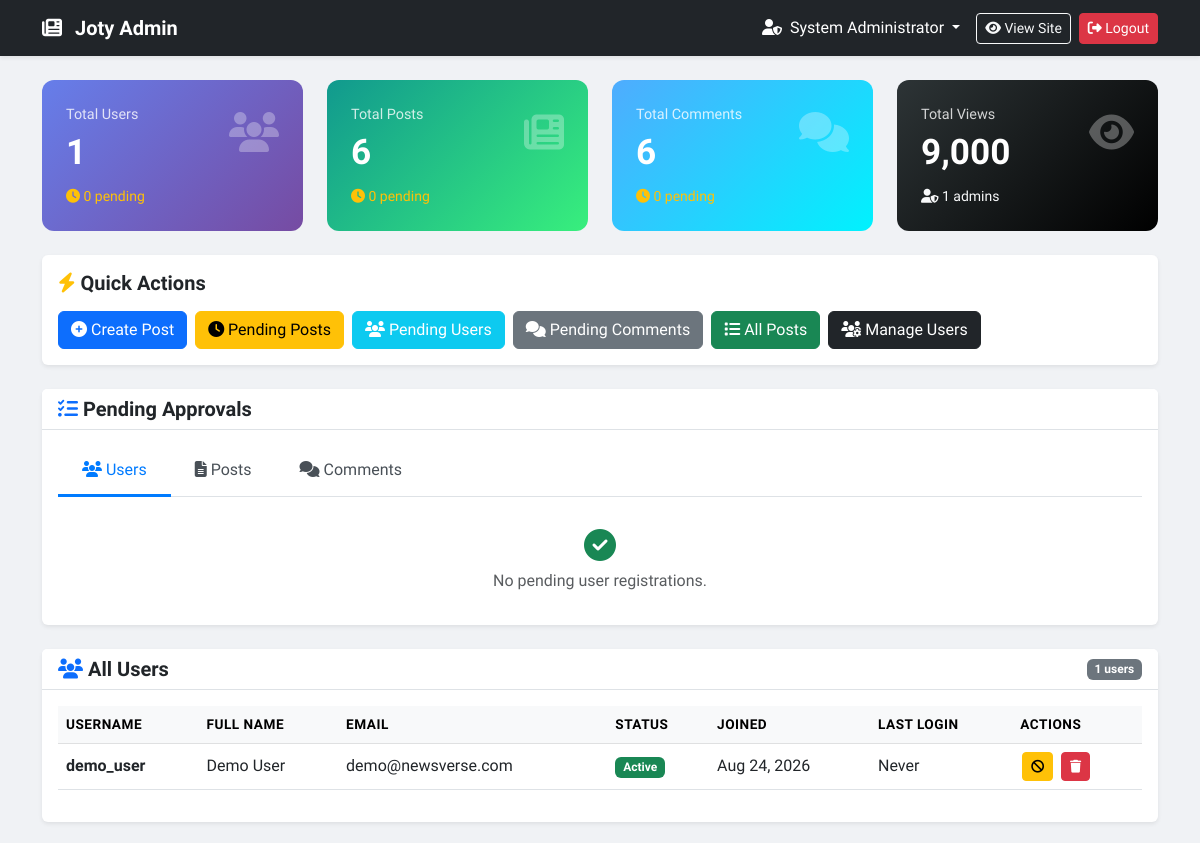
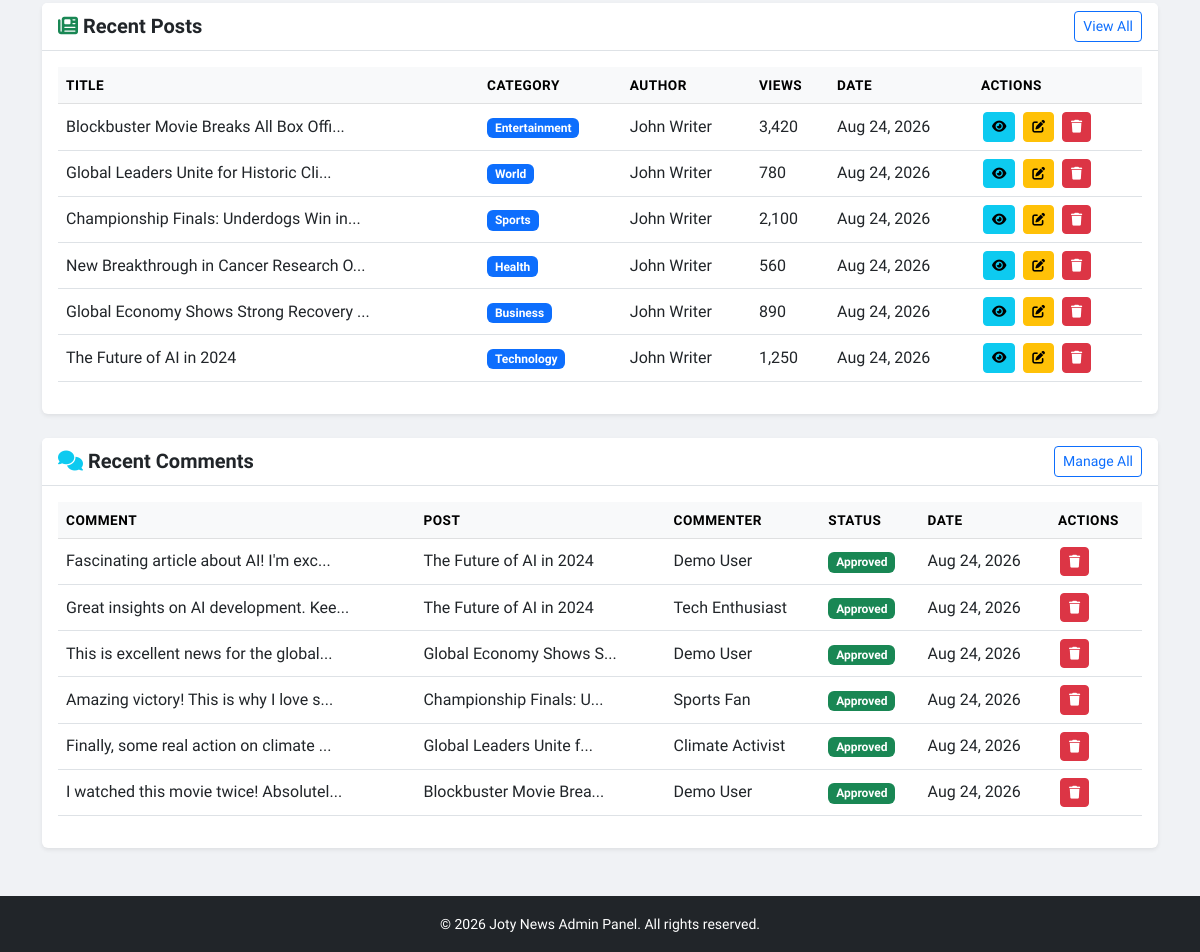
Page /admin_dashboard.php (signed in) on the committed database (2 pictures, top to bottom).
### tables this page shows
CREATE TABLE users (
    id INT AUTO_INCREMENT PRIMARY KEY,
    username VARCHAR(50) NOT NULL UNIQUE,
    email VARCHAR(100) NOT NULL UNIQUE,
    password VARCHAR(255) NOT NULL,
    full_name VARCHAR(100) NOT NULL,
    bio TEXT,
    profile_image VARCHAR(255) DEFAULT NULL,
    role ENUM('admin', 'writer', 'user') DEFAULT 'user',
    status ENUM('active', 'inactive', 'suspended') DEFAULT 'active',
    approved TINYINT(1) DEFAULT 0,
    email_verified TINYINT(1) DEFAULT 0,
    created_at TIMESTAMP DEFAULT CURRENT_TIMESTAMP,
    updated_at TIMESTAMP DEFAULT CURRENT_TIMESTAMP ON UPDATE CURRENT_TIMESTAMP,
    last_login TIMESTAMP NULL,
    registration_ip VARCHAR(45) DEFAULT NULL,
    INDEX idx_username (username),
    INDEX idx_email (email),
    INDEX idx_role (role),
    INDEX idx_approved (approved),
    INDEX idx_status (status)
);

CREATE TABLE posts (
    id INT AUTO_INCREMENT PRIMARY KEY,
    category VARCHAR(100) NOT NULL,
    sub_category VARCHAR(100) DEFAULT NULL,
    is_latest TINYINT(1) DEFAULT 0,
    is_featured TINYINT(1) DEFAULT 0,
    is_breaking TINYINT(1) DEFAULT 0,
    title VARCHAR(255) NOT NULL,
    slug VARCHAR(255) DEFAULT NULL,
    excerpt TEXT,
    content LONGTEXT NOT NULL,
    author_name VARCHAR(100) NOT NULL,
    author_image VARCHAR(255) DEFAULT NULL,
    main_image VARCHAR(255) NOT NULL,
    gallery_images TEXT DEFAULT NULL,
    video_url VARCHAR(255) DEFAULT NULL,
    status ENUM('draft', 'pending', 'published', 'archived', 'rejected') DEFAULT 'pending',
    approved TINYINT(1) DEFAULT 0,
    created_by INT DEFAULT NULL,
    submitted_by INT DEFAULT NULL,
    approved_by INT DEFAULT NULL,
    created_at TIMESTAMP DEFAULT CURRENT_TIMESTAMP,
    updated_at TIMESTAMP DEFAULT CURRENT_TIMESTAMP ON UPDATE CURRENT_TIMESTAMP,
    submission_date TIMESTAMP DEFAULT CURRENT_TIMESTAMP,
    approved_at TIMESTAMP NULL,
    published_at TIMESTAMP NULL,
    view_count INT DEFAULT 0,
    likes_count INT DEFAULT 0,
    bookmark_count INT DEFAULT 0,
    comment_count INT DEFAULT 0,
    read_time VARCHAR(20) DEFAULT '2 min read',
    tags TEXT DEFAULT NULL,
    INDEX idx_category (category),
    INDEX idx_status (status),
    INDEX idx_approved (approved),
    INDEX idx_is_latest (is_latest),
    INDEX idx_is_featured (is_featured),
    INDEX idx_is_breaking (is_breaking),
    INDEX idx_created_at (created_at),
    INDEX idx_submitted_by (submitted_by),
    INDEX idx_slug (slug),
    FOREIGN KEY (created_by) REFERENCES users(id) ON DELETE SET NULL,
    FOREIGN KEY (submitted_by) REFERENCES users(id) ON DELETE SET NULL,
    FOREIGN KEY (approved_by) REFERENCES users(id) ON DELETE SET NULL
);

CREATE TABLE comments (
    id INT AUTO_INCREMENT PRIMARY KEY,
    post_id INT NOT NULL,
    user_id INT DEFAULT NULL,
    parent_id INT DEFAULT NULL,
    commenter_name VARCHAR(100) NOT NULL,
    commenter_email VARCHAR(100) NOT NULL,
    comment_text TEXT NOT NULL,
    status ENUM('pending', 'approved', 'rejected') DEFAULT 'pending',
    likes_count INT DEFAULT 0,
    created_at TIMESTAMP DEFAULT CURRENT_TIMESTAMP,
    updated_at TIMESTAMP DEFAULT CURRENT_TIMESTAMP ON UPDATE CURRENT_TIMESTAMP,
    INDEX idx_post_id (post_id),
    INDEX idx_user_id (user_id),
    INDEX idx_parent_id (parent_id),
    INDEX idx_status (status),
    FOREIGN KEY (post_id) REFERENCES posts(id) ON DELETE CASCADE,
    FOREIGN KEY (user_id) REFERENCES users(id) ON DELETE SET NULL,
    FOREIGN KEY (parent_id) REFERENCES comments(id) ON DELETE CASCADE
);

### admin_dashboard.php (the view, shortened to what the rows shown need)
<?php
include 'db.php';
$stmt = $pdo->query("SELECT * FROM posts WHERE approved = 1 ORDER BY created_at DESC LIMIT 10");
$recent_posts = $stmt->fetchAll();
$stmt = $pdo->query("SELECT * FROM users WHERE role = 'user' ORDER BY created_at DESC");
$all_users = $stmt->fetchAll();
$stmt = $pdo->query("
    SELECT c.*, p.title as post_title
    FROM comments c
    LEFT JOIN posts p ON c.post_id = p.id
    WHERE c.status = 'approved'
    ORDER BY c.created_at DESC
    LIMIT 10
");
$recent_comments = $stmt->fetchAll();
?>
<!DOCTYPE html>
<html lang="en">
<head>
    <link href="https://cdn.jsdelivr.net/npm/bootstrap@5.3.0/dist/css/bootstrap.min.css" rel="stylesheet">
    <link rel="stylesheet" href="https://cdnjs.cloudflare.com/ajax/libs/font-awesome/6.4.0/css/all.min.css">
</head>
<body>
<div class="container mt-4">
    <div class="card shadow-sm border-0 mb-4" id="allUsers">
        <div class="card-body">
            <div class="table-responsive">
                <table class="table table-hover" id="usersTable">
                    <thead class="table-light">
                        <tr>
                            <th>Username</th>
                            <th>Full Name</th>
                            <th>Email</th>
                            <th>Status</th>
                            <th>Joined</th>
                            <th>Last Login</th>
                            <th>Actions</th>
                        </tr>
                    </thead>
                    <tbody>
                        <?php if(count($all_users) > 0): ?>
                            <?php foreach($all_users as $user): ?>
                            <tr>
                                <td><strong><?= htmlspecialchars($user['username']) ?></strong></td>
                                <td><?= htmlspecialchars($user['full_name']) ?></td>
                                <td><?= htmlspecialchars($user['email']) ?></td>
                                <td>
                                    <span class="badge bg-<?= $user['approved'] ? ($user['status'] == 'active' ? 'success' : 'warning') : 'secondary' ?>">
                                        <?= $user['approved'] ? ucfirst($user['status']) : 'Pending' ?>
                                    </span>
                                </td>
                                <td><?= date('M d, Y', strtotime($user['created_at'])) ?></td>
                                <td><?= $user['last_login'] ? date('M d, Y', strtotime($user['last_login'])) : 'Never' ?></td>
                                <td>
                                    <?php if(!$user['approved']): ?>
                                        <a href="?approve_user=<?= $user['id'] ?>" class="btn btn-success btn-sm action-btn"
                                           onclick="return confirm('Approve this user?')">
                                            <i class="fas fa-check"></i>
                                        </a>
                                    <?php else: ?>
                                        <?php if($user['status'] == 'active'): ?>
                                            <a href="?suspend_user=<?= $user['id'] ?>" class="btn btn-warning btn-sm action-btn"
                                               onclick="return confirm('Suspend this user?')">
                                                <i class="fas fa-ban"></i>
                                            </a>
                                        <?php endif; ?>
                                    <?php endif; ?>
                                    <a href="?delete_user=<?= $user['id'] ?>" class="btn btn-danger btn-sm action-btn"
                                       onclick="return confirm('Delete this user? This action cannot be undone!')">
                                        <i class="fas fa-trash"></i>
                                    </a>
                                </td>
                            </tr>
                            <?php endforeach; ?>
                        <?php else: ?>
                            <tr>
                                <td colspan="7" class="text-center text-muted py-3">No users found.</td>
                            </tr>
                        <?php endif; ?>
                    </tbody>
                </table>
            </div>
        </div>
    </div>
    <div class="card shadow-sm border-0 mb-4">
        <div class="card-body">
            <div class="table-responsive">
                <table class="table table-hover">
                    <thead class="table-light">
                        <tr>
                            <th>Title</th>
                            <th>Category</th>
                            <th>Author</th>
                            <th>Views</th>
                            <th>Date</th>
                            <th>Actions</th>
                        </tr>
                    </thead>
                    <tbody>
                        <?php if(count($recent_posts) > 0): ?>
                            <?php foreach($recent_posts as $post): ?>
                            <tr>
                                <td><?= htmlspecialchars(mb_strimwidth($post['title'], 0, 40, '...')) ?></td>
                                <td><span class="badge bg-primary"><?= htmlspecialchars($post['category']) ?></span></td>
                                <td><?= htmlspecialchars($post['author_name']) ?></td>
                                <td><?= number_format($post['view_count'] ?? 0) ?></td>
                                <td><?= date('M d, Y', strtotime($post['created_at'])) ?></td>
                                <td>
                                    <a href="view_post.php?id=<?= $post['id'] ?>" class="btn btn-info btn-sm action-btn" target="_blank">
                                        <i class="fas fa-eye"></i>
                                    </a>
                                    <a href="admin_edit.php?id=<?= $post['id'] ?>" class="btn btn-warning btn-sm action-btn">
                                        <i class="fas fa-edit"></i>
                                    </a>
                                    <a href="?delete_post=<?= $post['id'] ?>" class="btn btn-danger btn-sm action-btn"
                                       onclick="return confirm('Delete this post?')">
                                        <i class="fas fa-trash"></i>
                                    </a>
                                </td>
                            </tr>
                            <?php endforeach; ?>
                        <?php else: ?>
                            <tr>
                                <td colspan="6" class="text-center text-muted py-3">No posts found.</td>
                            </tr>
                        <?php endif; ?>
                    </tbody>
                </table>
            </div>
        </div>
    </div>
    <div class="card shadow-sm border-0">
        <div class="card-body">
            <div class="table-responsive">
                <table class="table table-hover">
                    <thead class="table-light">
                        <tr>
                            <th>Comment</th>
                            <th>Post</th>
                            <th>Commenter</th>
                            <th>Status</th>
                            <th>Date</th>
                            <th>Actions</th>
                        </tr>
                    </thead>
                    <tbody>
                        <?php if(count($recent_comments) > 0): ?>
                            <?php foreach($recent_comments as $comment): ?>
                            <tr>
                                <td><?= htmlspecialchars(mb_strimwidth($comment['comment_text'], 0, 40, '...')) ?></td>
                                <td><?= htmlspecialchars(mb_strimwidth($comment['post_title'] ?? 'Deleted', 0, 25, '...')) ?></td>
                                <td><?= htmlspecialchars($comment['commenter_name']) ?></td>
                                <td>
                                    <span class="badge bg-<?= $comment['status'] == 'approved' ? 'success' : 'warning' ?>">
                                        <?= ucfirst($comment['status']) ?>
                                    </span>
                                </td>
                                <td><?= date('M d, Y', strtotime($comment['created_at'])) ?></td>
                                <td>
                                    <a href="?delete_comment=<?= $comment['id'] ?>" class="btn btn-danger btn-sm action-btn"
                                       onclick="return confirm('Delete this comment?')">
                                        <i class="fas fa-trash"></i>
                                    </a>
                                </td>
                            </tr>
                            <?php endforeach; ?>
                        <?php else: ?>
                            <tr>
                                <td colspan="6" class="text-center text-muted py-3">No comments found.</td>
                            </tr>
                        <?php endif; ?>
                    </tbody>
                </table>
            </div>
        </div>
    </div>
</div>
</body>
</html>

### rows in the picture
users: username "demo_user", full_name "Demo User", email "demo@newsverse.com", status "Active", created_at "Aug 24, 2026", shows "Never"
posts: title "Blockbuster Movie Breaks All Box Offi...", category "Entertainment", author_name "John Writer", view_count "3,420", created_at "Aug 24, 2026"
posts: title "Global Leaders Unite for Historic Cli...", category "World", author_name "John Writer", view_count "780", created_at "Aug 24, 2026"
posts: title "Championship Finals: Underdogs Win in...", category "Sports", author_name "John Writer", view_count "2,100", created_at "Aug 24, 2026"
posts: title "New Breakthrough in Cancer Research O...", category "Health", author_name "John Writer", view_count "560", created_at "Aug 24, 2026"
posts: title "Global Economy Shows Strong Recovery ...", category "Business", author_name "John Writer", view_count "890", created_at "Aug 24, 2026"
posts: title "The Future of AI in 2024", category "Technology", author_name "John Writer", view_count "1,250", created_at "Aug 24, 2026"
comments: comment_text "Fascinating article about AI! I'm exc...", post.title "The Future of AI in 2024", commenter_name "Demo User", status "Approved", created_at "Aug 24, 2026"
comments: comment_text "Great insights on AI development. Kee...", post.title "The Future of AI in 2024", commenter_name "Tech Enthusiast", status "Approved", created_at "Aug 24, 2026"
comments: comment_text "This is excellent news for the global...", post.title "Global Economy Shows S...", commenter_name "Demo User", status "Approved", created_at "Aug 24, 2026"
comments: comment_text "Amazing victory! This is why I love s...", post.title "Championship Finals: U...", commenter_name "Sports Fan", status "Approved", created_at "Aug 24, 2026"
comments: comment_text "Finally, some real action on climate ...", post.title "Global Leaders Unite f...", commenter_name "Climate Activist", status "Approved", created_at "Aug 24, 2026"
comments: comment_text "I watched this movie twice! Absolutel...", post.title "Blockbuster Movie Brea...", commenter_name "Demo User", status "Approved", created_at "Aug 24, 2026"

### other values in the picture
$_SESSION['full_name'] "System Administrator"
$total_users "1"
$pending_users "0"
$total_posts "6"
$pending_posts "0"
$total_comments "6"
$pending_comments "0"
$total_views "9,000"
$total_admins "1"
count($all_users) "1"
